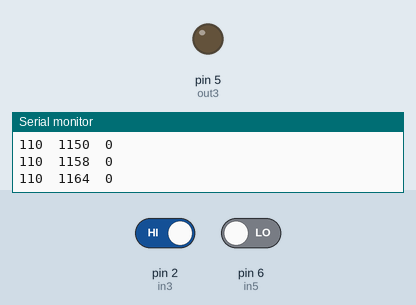
This sketch was run on a simulated Arduino Uno, built with avr-gcc and run on an emulated ATmega328P. Parts: output pins drawn as LEDs (lit = HIGH), the last lines printed to the serial monitor. Inputs (shaded band) come from the test bench; at power-on: pin 6 (in5) LOW, pin 2 (in3) HIGH.

Above: at 1.2 s.
1.3 s: pin 6 (in5) driven HIGH
At 1.8 s:
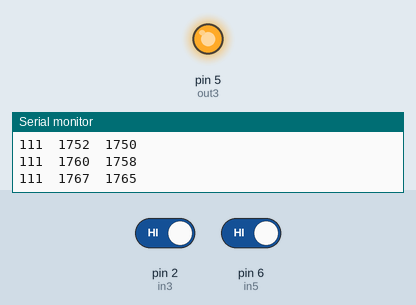
2.8 s: pin 2 (in3) driven LOW
At 4.7 s:
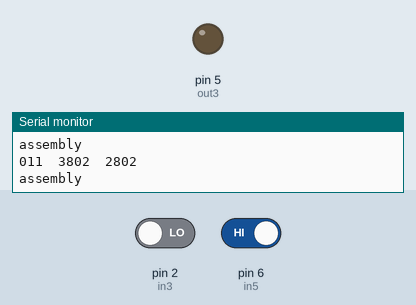
5.3 s: pin 2 (in3) driven HIGH
At 6.3 s:
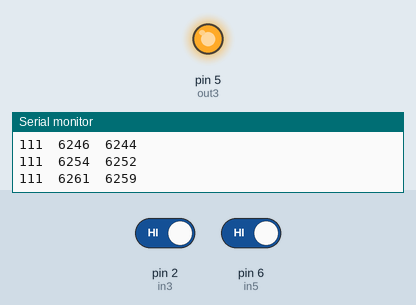
8.3 s: pin 6 (in5) driven LOW
At 9.3 s:
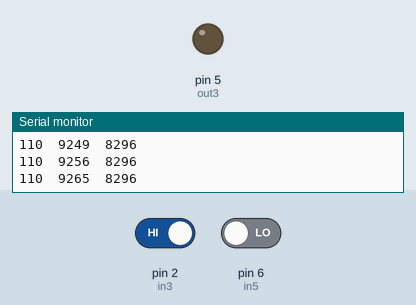
Timing chart, 0 to 10.8 s (numbered marks = the images above; inputs shaded):
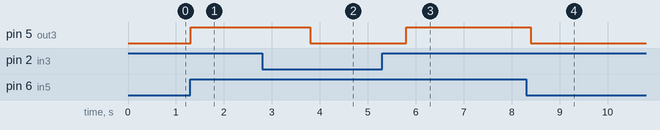

The sketch:

ICT_PART3.ino
```cpp
int in5 = 6; //in5, IR Sensor
int in3 = 2;
int Sin3 = 1;
int out3 = 5;

unsigned long Tout3;

void setup() {
  // put your setup code here, to run once:
  pinMode(in5 , INPUT);
  pinMode(in3 , INPUT);
  pinMode(out3, OUTPUT);

  Serial.begin(19200);
}

void loop() {
  Serial.print(digitalRead(in3));
  Serial.print(Sin3);
  Serial.print(digitalRead(in5));
  Serial.print("\t");
  Serial.print(millis());
  Serial.print("\t");
  Serial.println(Tout3);

  if (digitalRead(in3) == 0)
  {
    Sin3 = 0;
  }

  if (digitalRead(in5) == HIGH)
  {
    if (Sin3 == 1)// sensed metal & solenoid
    {
      digitalWrite(out3, HIGH);
      Tout3 = millis();
    }
    else
    {
      Tout3 = millis();
      Serial.println("assembly");
      while (millis() - Tout3 < 1000)
      {
        //nothing
      }
      Sin3 = 1;
    }
  }

  if (millis() - Tout3 > 100)
  {
    digitalWrite(out3, LOW);
  }

}
```

Measured:
- after the input at 1.3 s, pin 5 (out3): LOW → HIGH at once
- after the input at 2.8 s, pin 5 (out3): HIGH → LOW after 1.0 s
- after the input at 5.3 s, pin 5 (out3): LOW → HIGH after 0.50 s
- after the input at 8.3 s, pin 5 (out3): HIGH → LOW after 0.10 s
